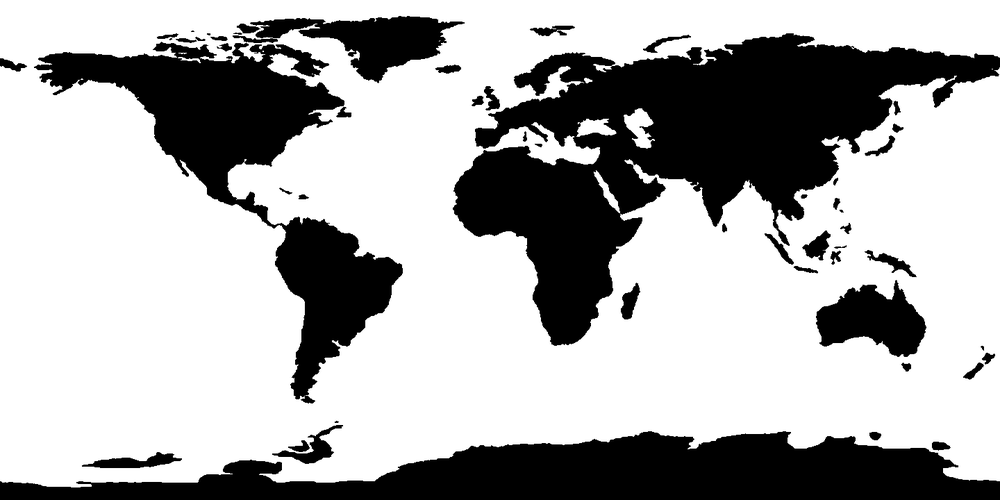
%> input picture assignment3/map.gif, 1000 x 500 px, shrunk from 1440 x 720 before the run
$ octave inter.m   (GNU Octave 9; MATLAB toolbox functions it lacks are replaced by stand-ins)
%> lines starting %> are read from the running program, lines starting %| are printed output that depends on the picture
clear all
[gifImage cmap] = imread('map.gif');
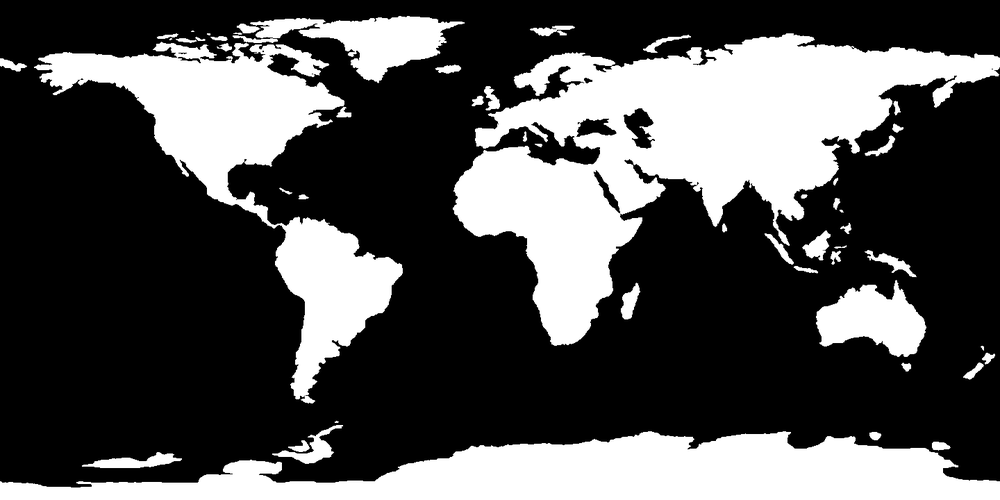
%> gifImage: size 500x1000 uint8; min 0, max 255, mean 81
%> cmap = 256 rows, first 12: [1 1 1; 0.996 0.996 0.996; 0.992 0.992 0.992; 0.988 0.988 0.988; 0.984 0.984 0.984; 0.98 0.98 0.98; 0.976 0.976 0.976; 0.973 0.973 0.973; 0.969 0.969 0.969; 0.965 0.965 0.965; 0.961 0.961 0.961; 0.957 0.957 0.957]
gray = ind2gray(gifImage, cmap);
I=gray;
I=im2double(I);
m=size(I,1);n=size(I,2);
%> after `m=size(I,1)`: m = 500
%> after `n=size(I,2)`: n = 1000
[x,y] = meshgrid(1:n,1:m);                    % grid inherited from the original image

theta=pi/4;                                   % angle of rotation
x0=fix(n/2);
%> x0 = 500
y0=fix(m/2);                                  % center of rotation
%> y0 = 250
p=(x-x0).*cos(theta)+(y-y0).*sin(theta)+x0;   % transformed coordinates (new pixel locations)
q=-(x-x0).*sin(theta)+(y-y0).*cos(theta)+y0;

Ifinal=interp2(x,y,I,p,q,'bicubic');          % intensity values interpolation at new locations
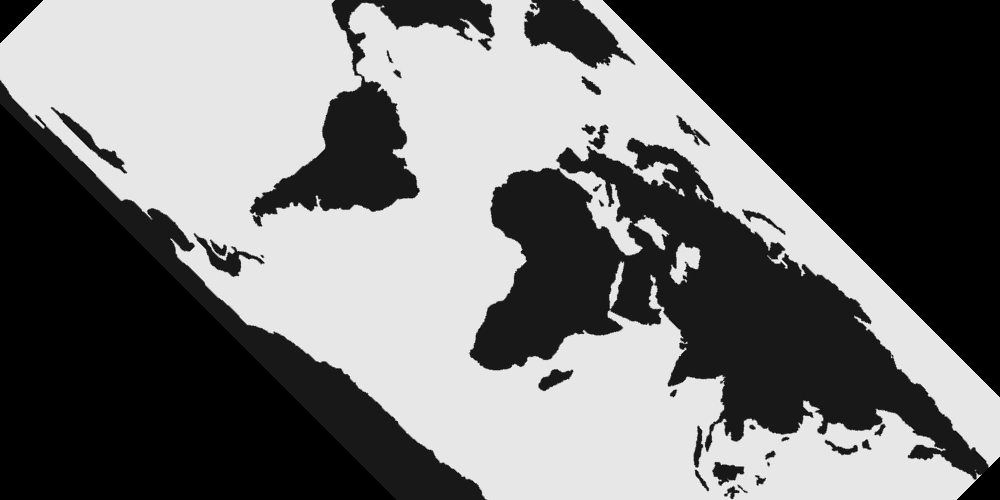
%> Ifinal: size 500x1000 double; 31.9% of the values are NaN or infinite; the others: min -0.118, max 1.11, mean 0.673; drawn with min black, max white, NaN and infinite black

figure
subplot(1,2,1),imagesc(I),axis image
title('Original','FontSize',18)
subplot(1,2,2),imagesc(Ifinal),axis image
title('Transformed','FontSize',18)
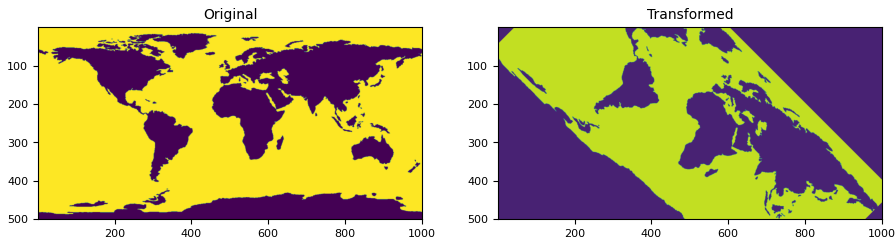
%> figure redrawn from the program's plot data, 2 panels
imshow(gray)
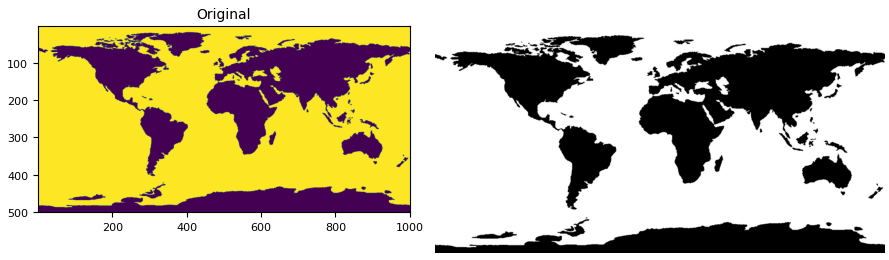
%> figure redrawn from the program's plot data, 2 panels


[my,mx] = meshgrid(1:n,1:m);
x0=fix(n/2);
y0=fix(m/2);
newY = asin(my-x0)*n/(pi*2)+ n/2;
newX = mx;
Ifinal=interp2(my,mx,I,newY,newX,'bicubic');          % intensity values interpolation at new locations
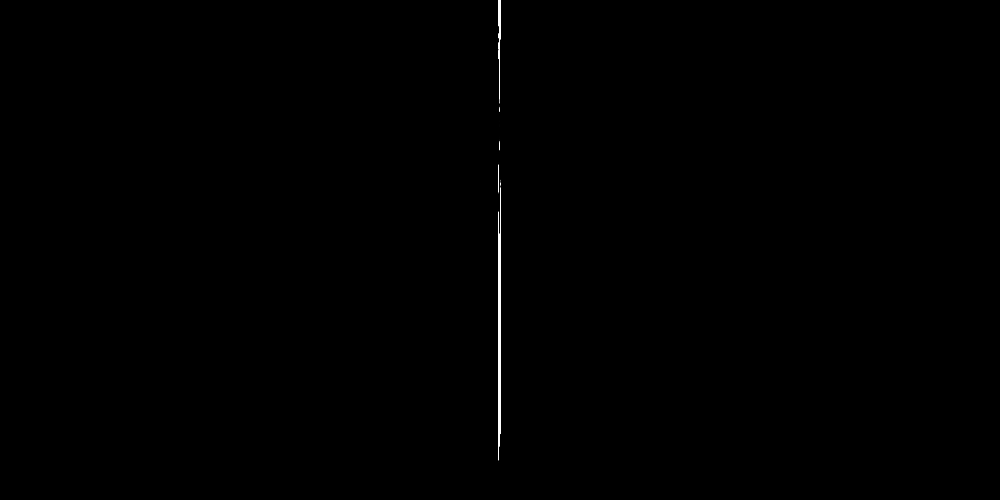
%> Ifinal: size 500x1000 double; 74.9% of the values are NaN or infinite; the others: min -8.42e-15, max 1, mean 0.00752; drawn with min black, max white, NaN and infinite black
figure;
imshow(Ifinal)
